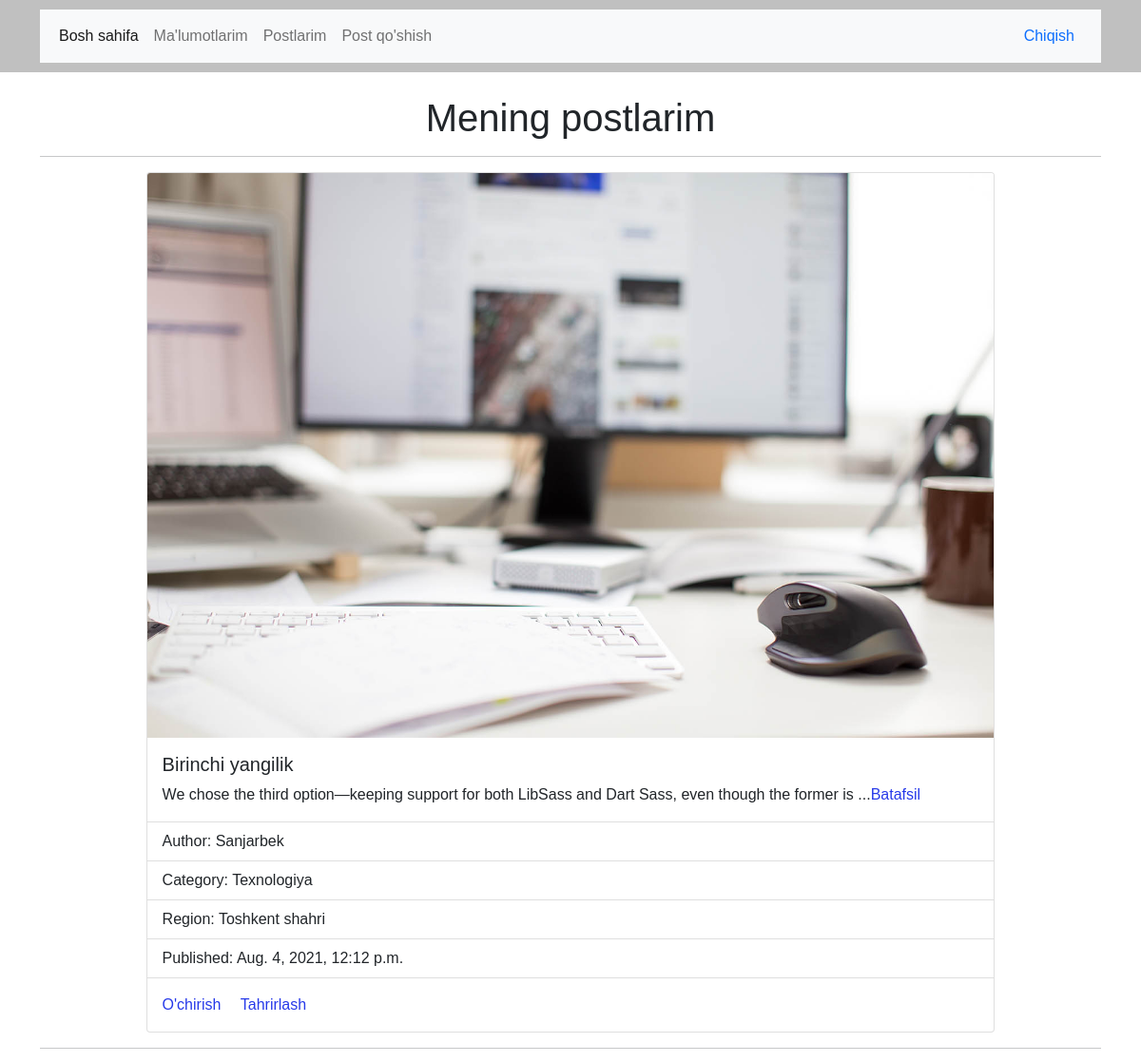
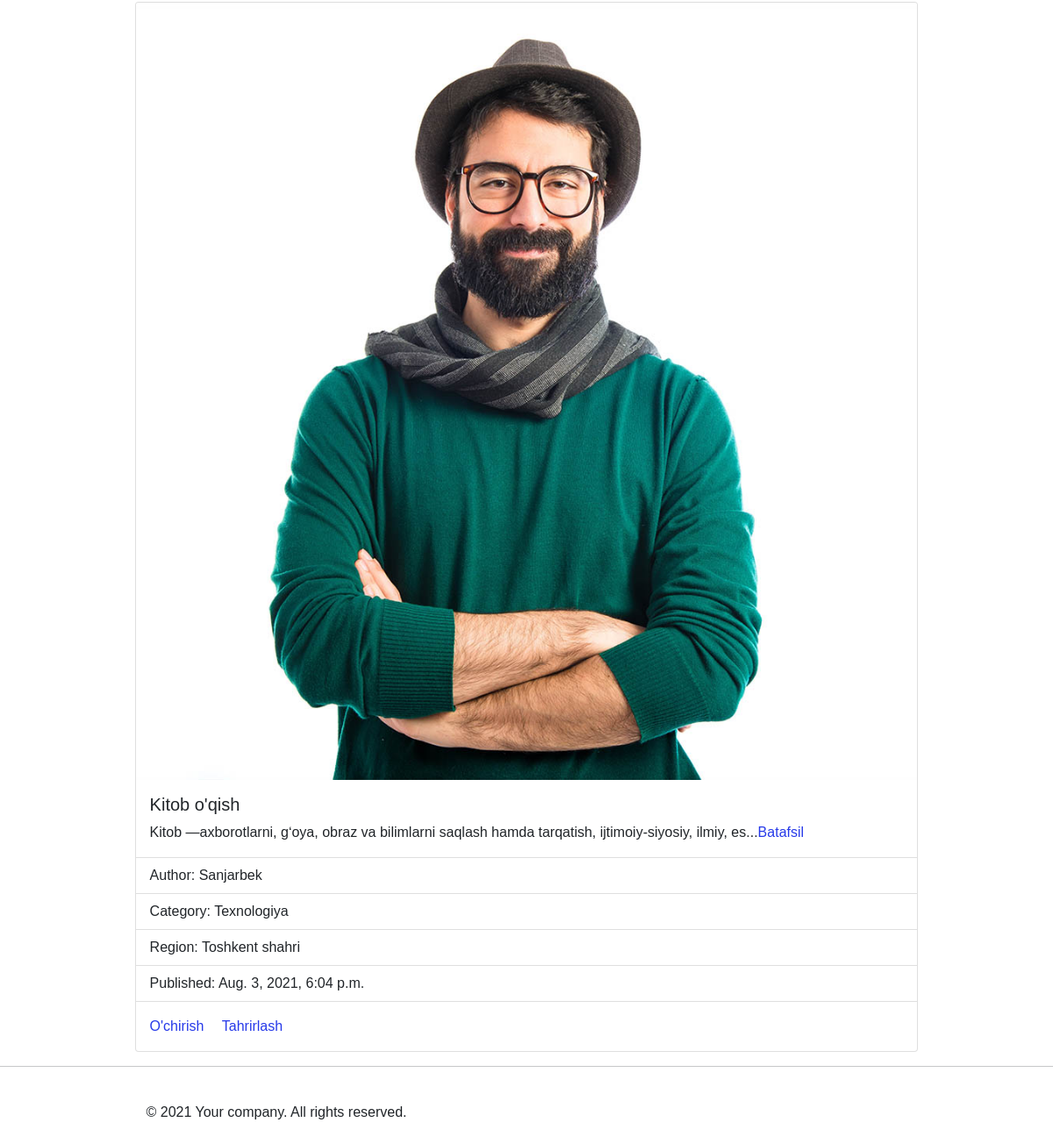
Page /profile/ (signed in) on the committed database (2 pictures, top to bottom).
### blog/models.py (models this page shows, shortened)
class Post(models.Model):
    regions = Const.regions
    categories = Const.categories
    title = models.CharField(max_length=200)
    body = models.TextField()
    image = models.ImageField(upload_to='images/')
    category = models.CharField(
        max_length=35,
        choices=categories,
        default='4',
    )
    region = models.CharField(
        max_length=35,
        choices=regions,
        default='14'
    )
    author = models.ForeignKey(
        get_user_model(),
        on_delete=models.CASCADE,
    )
    published = models.DateTimeField(auto_now_add=True)
    def get_region(self):
        return dict(Post.regions)[self.region]
    def get_category(self):
        return dict(Post.categories)[self.category]

### accounts/models.py (models this page shows, shortened)
class CustomUser(AbstractUser):
    regions = [
        ('1', 'Andijon viloyati'),
        ('2', 'Buxoro viloyati'),
        ('3', 'Farg\'ona viloyati'),
        ('4', 'Jizzax viloyati'),
        ('5', 'Xorazm viloyati'),
        ('6', 'Namangan viloyati'),
        ('7', 'Navoiy viloyati'),
        ('8', 'Qashqadaryo'),
        ('9', 'Qoraqalpog\'iston Respublikasi'),
        ('10', 'Samarqand viloyati'),
        ('11', 'Sirdaryo viloyati'),
        ('12', 'Surxondaryo'),
        ('13', 'Toshkent viloyati'),
        ('14', 'Toshkent shahri')
    ]
    email = models.EmailField(blank=True, unique=True)
    mobile = models.CharField(max_length=15, default='+998', unique=True)
    region = models.CharField(
        max_length=35,
        choices=regions,
        default='14'
    )

### blog/views.py (the view)
# urls.py: path('profile/', profile, name='profile'),
def profile(request):
    skills = Post.objects.filter(author__username=request.user)[::-1]
    return render(request, "profile.html", {"skills": skills})

### templates/profile.html (shortened to what this page needs)
{% extends 'base.html' %}
{% block content %}
    <h1 class="text-center">Mening postlarim</h1>
    {% for post in skills %}
    <hr>
    <div class="card" style="width: 80%; margin: auto;">
        <img src="{{ post.image.url }}" class="card-img-top" alt="{{ post.title }}">
        <div class="card-body">
            <h5 class="card-title">{{ post.title }}</h5>
            <p class="card-text">{{ post.body | slice:':100' }}...<a href="{% url 'detail' post.pk %}">Batafsil</a></p>
        </div>
        <ul class="list-group list-group-flush">
            <li class="list-group-item">Author: {{ post.author.first_name }}</li>
            <li class="list-group-item">Category: {{ post.get_category }}</li>
            <li class="list-group-item">Region: {{ post.get_region }}</li>
            <li class="list-group-item">Published: {{ post.published }}</li>
        </ul>
        <div class="card-body">
            <a href="{% url 'delete' post.pk %}" class="card-link">O'chirish</a>
            <a href="{% url 'edit' post.pk %}" class="card-link">Tahrirlash</a>
        </div>
    </div>
    {% endfor %}
{% endblock content %}

### static/base.css (style rules this page uses)
body { font-family: sans-serif; padding: 0; margin: 0; }
a { color: rgb(39, 58, 233); text-decoration: none; }
li { list-style: none; }

### rows in the picture
Post: image (picture), title "Birinchi yangilik", body "We chose the third option—keeping support for both LibSass and Dart Sass, even though the former is", author.first_name "Sanjarbek", get_category "Texnologiya", get_region "Toshkent shahri", published "Aug. 4, 2021, 12:12 p.m."
Post: image (picture), title "Kitob o'qish", body "Kitob —axborotlarni, gʻoya, obraz va bilimlarni saqlash hamda tarqatish, ijtimoiy-siyosiy, ilmiy, es", author.first_name "Sanjarbek", get_category "Texnologiya", get_region "Toshkent shahri", published "Aug. 3, 2021, 6:04 p.m."
